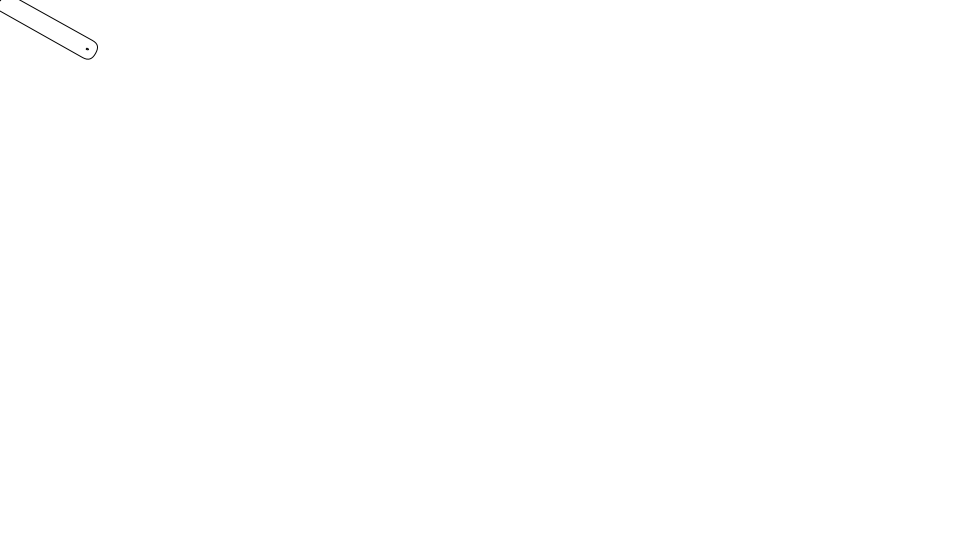
Frame 1 (no input)
Frame 60 (the mouse pressed at the canvas centre just before this capture): identical to frame 1, image omitted
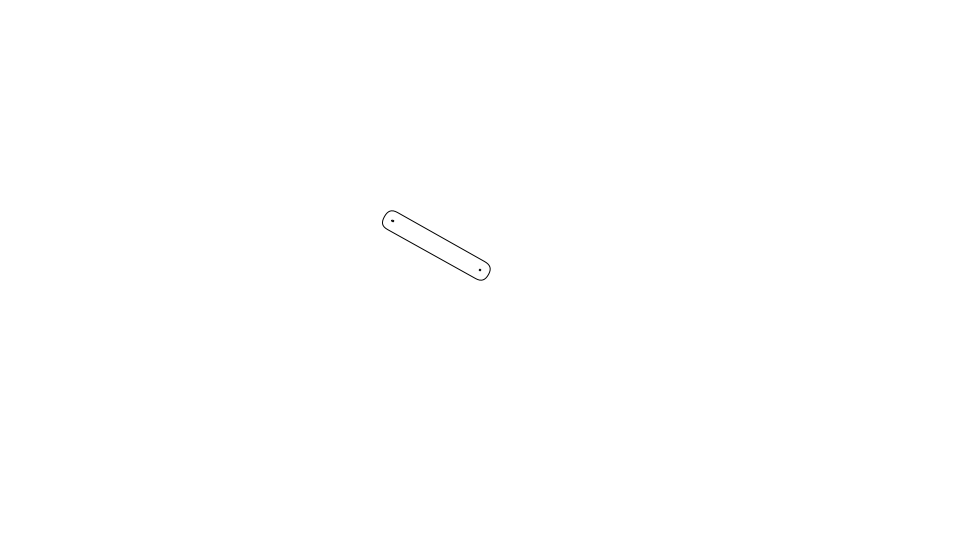
Frame 120 (the mouse held since frame 60 and released just before this capture)

The Processing sketch that drew these frames (run headless with seeded random() and noise(); from frame 60 on, the mouse is pressed at the canvas centre):

// Processing sketch: OneSegmentDrag
// ── OneSegmentDrag.pde
Segment segment0;

void setup() {
  size(960, 540);
  frameRate(30);
  initialize();
}

void initialize() {
  smooth();
  
  segment0 = new Segment(100, 20);
  segment0.x = width/2;
  segment0.y = height/2;
}

void draw() {
  background(255);
  float dx = mouseX - segment0.x;
  float dy = mouseY - segment0.y;
  float angle = atan2(dy, dx);
  segment0.rotation = angle * 180 / PI;
  
  float w = segment0.getPin().x - segment0.x;
  float h = segment0.getPin().y - segment0.y;
  segment0.x = mouseX - w;
  segment0.y = mouseY - h;    
  segment0.update();
}

////////////////////////////////

class Segment extends Sprite {
  float segmentWidth, segmentHeight;
  float vx, vy;
  
  Segment(float segmentWidth, float segmentHeight) {
    super();
    this.segmentWidth = segmentWidth;
    this.segmentHeight = segmentHeight;
  }
  
  void draw() {
    rect(-segmentHeight / 2,  -segmentHeight / 2, segmentWidth + segmentHeight, segmentHeight, segmentHeight, segmentHeight, segmentHeight, segmentHeight);
    ellipse(0, 0, 2, 2);
    ellipse(segmentWidth, 0, 2, 2);
  }
  
  Point getPin() {
    float angle = rotation * PI / 180;
    float xPos = x + cos(angle) * segmentWidth;
    float yPos = y + sin(angle) * segmentWidth;
    return new Point(xPos, yPos);  
  }
}

////////////////////////////////

class Sprite extends Object {
  float x, y;
  float scaleX, scaleY;
  float width, height;
  float rotation;
  boolean visible;
  color strokeColor;
  color fillColor;
  Boolean isStroke;
  Boolean isFill;
  Boolean isRollOver;
  Boolean locked;
  float xoff, yoff;
 
  Sprite() {
    super();
    scaleX = 1.0;
    scaleY = 1.0;
    strokeColor = color(0);
    fillColor = color(0);
    isStroke = false;
    isFill = false;
    isRollOver = false;
    locked = false;
    visible = true;
  }
  
  void update() {
    if(! visible) return;
    pushMatrix();
    if(locked){
      x = mouseX - xoff;
      y = mouseY - yoff;
    }  
    translate(x, y);
    scale(scaleX, scaleY);
    rotate(rotation * PI / 180.0);
    if(isStroke) stroke(strokeColor);
    if(isFill) fill(fillColor);
    draw();
    popMatrix();
  }
  
  void setStrokeColor(color strokeColor) {
    this.strokeColor = strokeColor;
    isStroke = true;
  }
  
  void setFillColor(color fillColor) {
    this.fillColor = fillColor;
    isFill = true;
  }
  
  void startDrag() {
    if(isRollOver){
      locked = true;
      xoff = mouseX - x;
      yoff = mouseY - y;
    }
  }
  
  void stopDrag() {
    locked = false;
  }
  
  void draw() {}
}

////////////////////////////////

class Point extends Object {
  float x, y;
  
  Point(float x, float y) {
    super();
    this.x = x;
    this.y = y;
  }
}

////////////////////////////////

class Object {
  Object() {}
}
